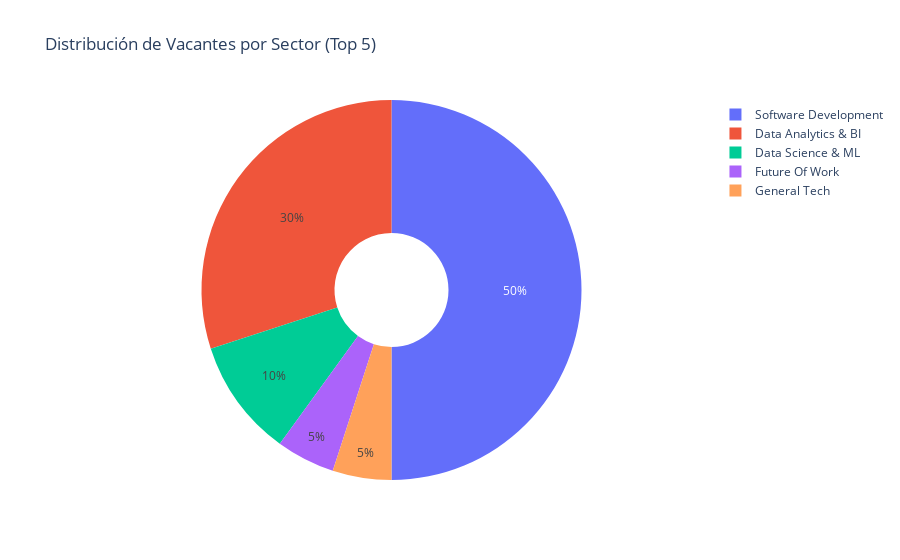

The notebook cell this image was saved under:
### Markdown cell above
### 3.2. Vacantes por Sector

### Code cell
if not df_jobs.empty and 'sector' in df_jobs.columns:
    sector_counts = df_jobs['sector'].value_counts().reset_index()
    sector_counts.columns = ['Sector', 'Número de Vacantes']
    fig = px.pie(sector_counts.head(5), values='Número de Vacantes', names='Sector',
                 title='Distribución de Vacantes por Sector (Top 5)',
                 hole=0.3)
    fig.show()
else:
    print("No hay datos de sector para visualizar.")

### Figure 1 — Plotly figure (JSON) as saved in the notebook; plotly's stock layout.template omitted (floating-point values rounded to 4 significant figures)
{"data": [{"domain": {"x": [0, 1], "y": [0, 1]}, "hole": 0.3, "hovertemplate": "Sector=%{label}<br>Número de Vacantes=%{value}<extra></extra>", "labels": ["Software Development", "Data Analytics & BI", "Data Science & ML", "Future Of Work", "General Tech"], "legendgroup": "", "name": "", "showlegend": true, "type": "pie", "values": [10, 6, 2, 1, 1]}], "layout": {"legend": {"tracegroupgap": 0}, "title": {"text": "Distribución de Vacantes por Sector (Top 5)"}}}
